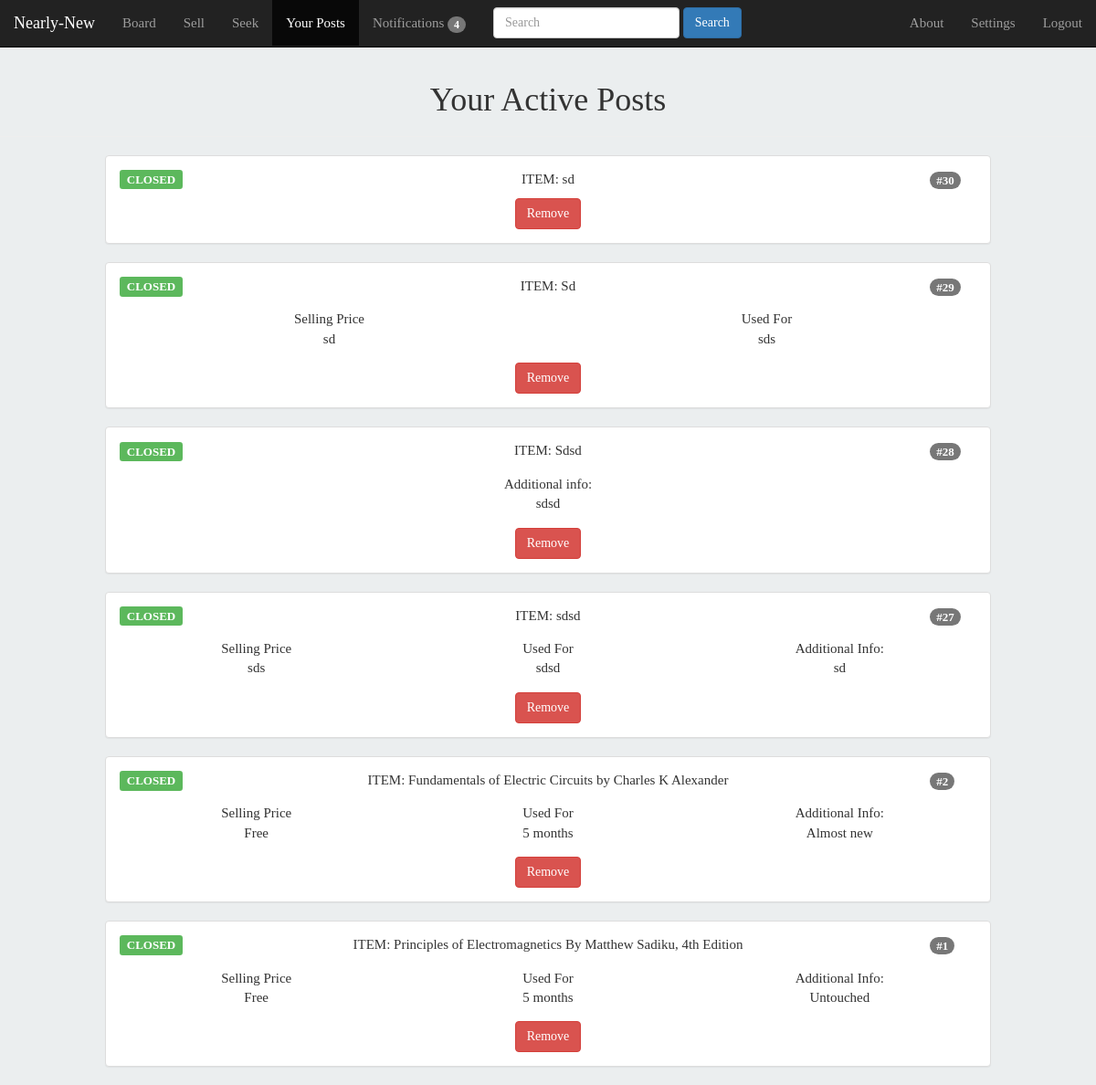
Page /your_posts/ (signed in) on the earlier database version.
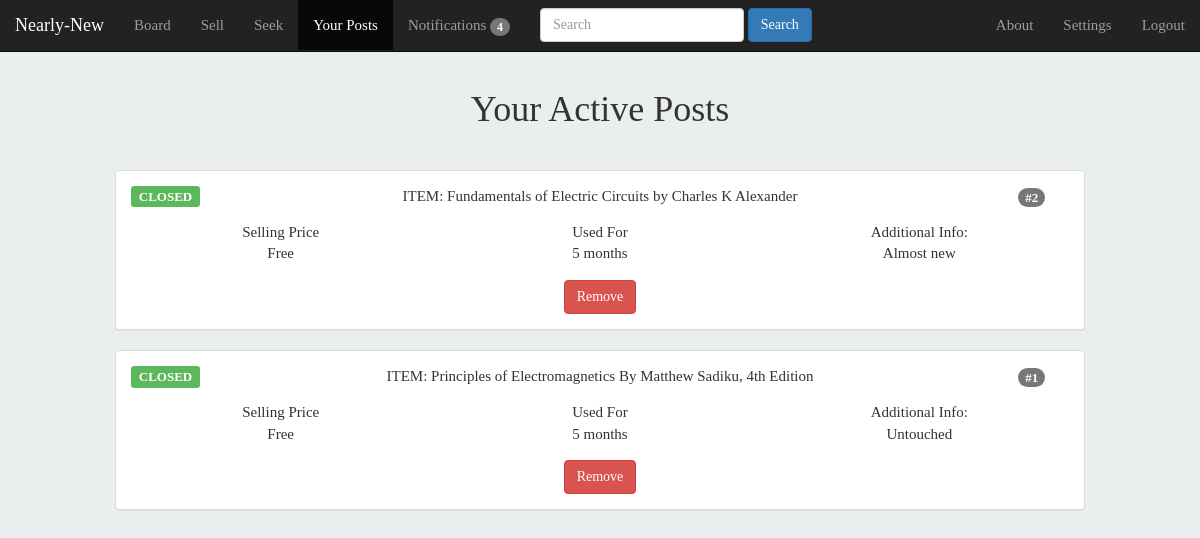
Same page on the later database version.
### tables this page shows
CREATE TABLE posts (tr_id INTEGER NOT NULL PRIMARY KEY AUTOINCREMENT, type TEXT,user_id TEXT,content TEXT,selling_p TEXT,used_for TEXT, add_info TEXT, closed TEXT);

### main.py (the view)
@app.route('/your_posts/')
@login_required
def your_posts():
    cur,conn=connection()
    cur.execute('SELECT * FROM posts WHERE user_id=? ORDER BY tr_id DESC',(session['user_id'],))
    data=cur.fetchall()
    cur.close()
    conn.close()
    notif_count=get_notifs()
    return render_template('your_posts.html',data=data,notif_count=notif_count)

### main.py (called while the page is built)
def login_required(f):
    @wraps(f)
    def wrap(*args, **kwargs):
        if 'logged_in' in session:
            return f(*args,**kwargs)
        else:
            return redirect (url_for('login_page'))
    return wrap

def connection():
    conn=sqlite3.connect('users.sqlite')
    cur=conn.cursor()
    return (cur,conn)

### templates/your_posts.html (shortened to what this page needs)
{%extends 'header.html'%}
{%block your_posts_active%}class="active"
{%endblock%}
{%block body%}
  <div class="page-header" align="center">
  <h1>Your Active Posts</h1>
</div>
{%for el in data%}
{%if el[1]=='S'%}
<div class="col-md-10 col-xs-10 col-md-offset-1 col-xs-offset-1">
  <div class="panel panel-default">
    <div class="panel-body">
  <div class="row">
    {%if el[7]=='y'%}
    <div class="col-md-1 col-xs-2">
      <span style="font-size:13px;" class="label label-success">CLOSED</span>
    </div>
    {%else%}
    <div class="col-md-1 col-xs-2">
      <span style="font-size:13px;" class="label label-primary">SELL</span>
    </div>
    {%endif%}
    <div class="col-md-10 col-xs-8" align="center">
      <p>ITEM: {{el[3]}}</p>
  </div>
  <div class="col-md-1 col-xs-2">
    <span style="font-size:13px;" class="badge">#{{el[0]}}</span>
</div>
</div>
{%if not el[6]=='NULL'%}
<div class="row" align="center" style="padding:5px;">
<div class="col-md-4 col-xs-12">
  <p>Selling Price<br>{%if el[4]=='0'%}Free{%else%}{{el[4]}}{%endif%}</p>
</div>
<div class="col-md-4 col-xs-12">
  <p>Used For<br>{{el[5]}}</p>
</div>
<div class="col-md-4 col-xs-12">
  <p>Additional Info:<br>{{el[6]}}</p>
</div>
</div>
{%else%}
<div class="row" align="center" style="padding:5px;">
<div class="col-md-6 col-xs-12">
  <p>Selling Price<br>{%if el[4]=='0'%}Free{%else%}{{el[4]}}{%endif%}</p>
</div>
<div class="col-md-6 col-xs-12">
  <p>Used For<br>{{el[5]}}</p>
</div>
</div>
{%endif%}
{%if el[7]=='n'%}
<div class="row" align="center">
  <div class="col-md-6 col-xs-6" align="right">
  <button type="button" class="btn btn-warning"><a style="color:white;text-decoration:none;" href="{{url_for('close_post',tr_id=el[0])}}">Close Post</a></button>
  </div>
<div class="col-md-6 col-xs-6" align="left">
<button type="button" class="btn btn-danger"><a style="color:white;text-decoration:none;" href="{{url_for('remove_post',tr_id=el[0])}}">Remove</a></button>
</div>
</div>
{%else%}
<div class="row" align="center">
  <div class="col-md-12 col-xs-12" align="center">
<button type="button" class="btn btn-danger"><a style="color:white;text-decoration:none;" href="{{url_for('remove_post',tr_id=el[0])}}">Remove</a></button>
  </div>
</div>
{%endif%}
</div>
</div>
</div>
{%else%}
<div class="col-md-10 col-xs-10 col-md-offset-1 col-xs-offset-1">
  <div class="panel panel-default">
    <div class="panel-body">
  <div class="row">
    {%if el[7]=='y'%}
    <div class="col-md-1 col-xs-2">
      <span style="font-size:13px;" class="label label-success">CLOSED</span>
    </div>
    {%else%}
    <div class="col-md-1 col-xs-2">
      <span style="font-size:13px;" class="label label-warning">SEEK</span>
    </div>
    {%endif%}
    <div class="col-md-10 col-xs-8" align="center">
      <p>ITEM: {{el[3]}}</p>
  </div>
  <div class="col-md-1 col-xs-2">
    <span style="font-size:13px;" class="badge">#{{el[0]}}</span>
</div>
</div>
{%if not el[6]=='NULL'%}
<div class="row" align="center" style="padding:5px;">
<div class="col-md-12 col-xs-12">
  <p>Additional info:<br>{{el[6]}}</p>
</div>
</div>
{%endif%}
{%if el[7]=='n'%}
<div class="row" align="center">
  <div class="col-md-6 col-xs-6" align="right">
  <button type="button" class="btn btn-warning"><a style="color:white;text-decoration:none;" href="{{url_for('close_post',tr_id=el[0])}}">Close Post</a></button>
  </div>
  <div class="col-md-6 col-xs-6" align="left">
  <button type="button" class="btn btn-danger"><a style="color:white;text-decoration:none;" href="{{url_for('remove_post',tr_id=el[0])}}">Remove</a></button>
  </div>
</div>
{%else%}
<div class="row" align="center">
  <div class="col-md-12 col-xs-12" align="center">
  <button type="button" class="btn btn-danger"><a style="color:white;text-decoration:none;" href="{{url_for('remove_post',tr_id=el[0])}}">Remove</a></button>
  </div>
</div>
{%endif%}
</div>
</div>
</div>
{%endif%}
{%endfor%}
{%endblock%}

### templates/header.html (shortened to what this page needs)
<!DOCTYPE html>
<html>
<head>
<link rel="stylesheet" href="{{url_for('static',filename="css/bootstrap.css")}}" type="text/css">
<link rel="stylesheet" href="{{url_for('static',filename="css/body.css")}}" type="text/css">
</head>
<body {%if session.logged_in%} style="padding-top: 50px;"{%endif%}>
  {%if session.logged_in:%}
  <nav class="navbar navbar-default navbar-fixed-top navbar-inverse">
    <div class="container-fluid">
      <div class="navbar-header">
        <a class="navbar-brand" href="{{url_for('index')}}">Nearly-New</a>
      </div>
      <div class="collapse navbar-collapse" id="myNavBar">
        <ul class="nav navbar-nav">
          <li {%block board_active%}{%endblock%}><a href="{{url_for('board',num=1)}}">Board <span class="sr-only">(current)</span></a></li>
          <li {%block sell_active%}{%endblock%}><a href="{{url_for('sell')}}">Sell</a></li>
          <li {%block seek_active%}{%endblock%}><a href="{{url_for('seek')}}">Seek</a></li>
          <li {%block your_posts_active%}{%endblock%}><a href="{{url_for('your_posts')}}">Your Posts</a></li>
          <li {%block notifications_active%}{%endblock%}><a href="{{url_for('notifications')}}">Notifications&nbsp;{%if notif_count>0%}<span class="badge">{{notif_count}}</span>{%endif%}</a></li>
        </ul>
        <form action="{{url_for('search')}}" class="navbar-form navbar-left" role="search" method='POST'>
        <div class="form-group">
          <input type="text" class="form-control" placeholder="Search" name="query" value={{request.form.query}}>
        </div>
        <button type="submit" class="btn btn-primary">Search</button>
      </form>
        <ul class="nav navbar-nav navbar-right">
          <li {%block about_active%}{%endblock%}><a href="{{url_for('about')}}">About</a></li>
          <li {%block settings_active%}{%endblock%}><a href="{{url_for('settings')}}">Settings</a></li>
          <li><a href="{{url_for('logout')}}">Logout</a></li>
        </ul>
</div>
    </div>
  </nav>
  {%endif%}
{%block body%}
{%endblock%}
</body>
</html>

### static/css/body.css (style rules this page uses)
body { background-color:#EBEEEF; font-family:tahoma; font-size: 15px; }

Differences in the rows shown:
removed posts: closed "CLOSED", content "sd", tr_id "30"
no longer on this page (row edited): posts: closed "CLOSED", content "Sd", tr_id "29", selling_p "sd", used_for "sds"
no longer on this page (row edited): posts: closed "CLOSED", content "Sdsd", tr_id "28", add_info "sdsd"
no longer on this page (row edited): posts: closed "CLOSED", content "sdsd", tr_id "27", selling_p "sds", used_for "sdsd", add_info "sd"
